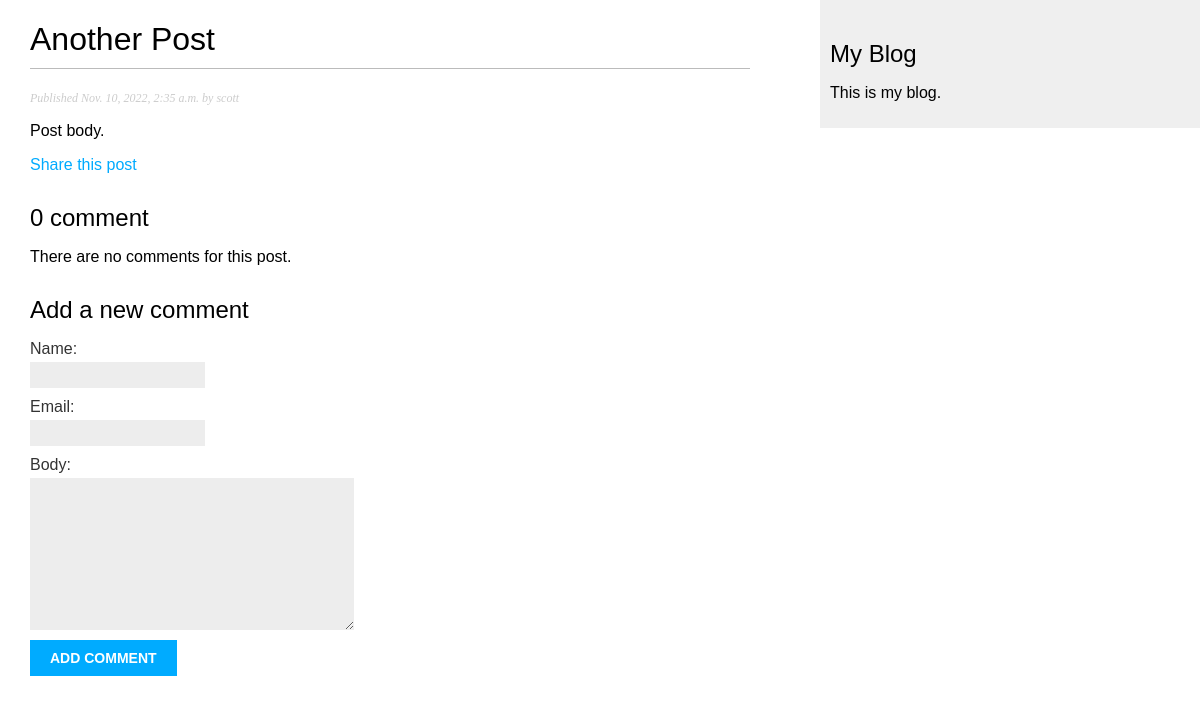
The app's page /blog/2022/11/10/another-post/ with its own data.
### blog/models.py (models this page shows, shortened)
class Post(models.Model):
    class Status(models.TextChoices):
        DRAFT = 'DF', 'Draft'
        PUBLISHED = 'PB', 'Published'
    title = models.CharField(max_length=250)
    slug = models.SlugField(max_length=250, unique_for_date='publish')
    author = models.ForeignKey(User,
                                on_delete=models.CASCADE,
                                related_name='blog_posts')
    body = models.TextField()
    publish = models.DateTimeField(default=timezone.now)
    created = models.DateTimeField(auto_now_add=True)
    update = models.DateTimeField(auto_now=True)
    status = models.CharField(max_length=2,
                                choices=Status.choices,
                                default=Status.DRAFT)
    objects = models.Manager()    # The default model manager
    published = PublishedManager()  # Our custom model manager
    class Meta:
        ordering = ['-publish']
        indexes = [
            models.Index(fields=['-publish']),
        ]

### blog/views.py (the view)
def post_detail(request, year, month, day, post):
    post = get_object_or_404(Post,
                                status=Post.Status.PUBLISHED,
                                slug=post,
                                publish__year=year,
                                publish__month=month,
                                publish__day=day)
    comments = post.comments.filter(active=True)
    form = CommentForm()
    return render(request,
                  'blog/post/detail.html',
                  {'post': post,
                   'comments': comments,
                   'form': form})

### blog/forms.py
class CommentForm(forms.ModelForm):
    class Meta:
        model = Comment
        fields = ['name', 'email', 'body']

### blog/templates/blog/post/detail.html (shortened to what this page needs)
{% extends "blog/base.html"  %}
{% block content %}
    <h1>{{ post.title }}</h1>
    <p class="date">
        Published {{ post.publish }} by {{ post.author }}
    </p>
    {{ post.body|linebreaks }}
    <p>
        <a href="{% url "blog:post_share" post.id %}">Share this post</a>
    </p>
    {% with comments.count as total_comments %}
        <h2>
            {{ total_comments }} comment{{ total_comment|pluralize }}
        </h2>
    {% endwith %}
    {% for comment in comments %}
        <div class="comment">
            <p class="info">
                Comment {{ forloop.counter }} by {{ comment.name }}
                {{ comment.created }}
            </p>
            {{ comment.body|linebreaks }}
        </div>
    {% empty %}
        <p>There are no comments for this post.</p>
    {% endfor %}
    {% include "blog/post/includes/comment_form.html" %}
{% endblock %}

### blog/static/css/blog.css (style rules this page uses)
body { margin:0; padding:0; font-family:helvetica, sans-serif; }
a { color:#00abff; text-decoration:none; }
h1 { font-weight:normal; border-bottom:1px solid #bbb; padding:0 0 10px 0; }
h2 { font-weight:normal; margin:30px 0 0; }
p.date { color:#ccc; font-family: georgia, serif; font-size: 12px; font-style: italic; }
label { float:left; clear:both; color:#333; margin-bottom:4px; }
input, textarea { clear:both; float:left; margin:0 0 10px; background:#ededed; border:0; padding:6px 10px; font-size:12px; }

### records on screen
Post: title "Another Post", publish "Nov. 10, 2022, 2:35 a.m.", author "scott", body "Post body."

### other values on screen
{{ total_comments }} "0"
